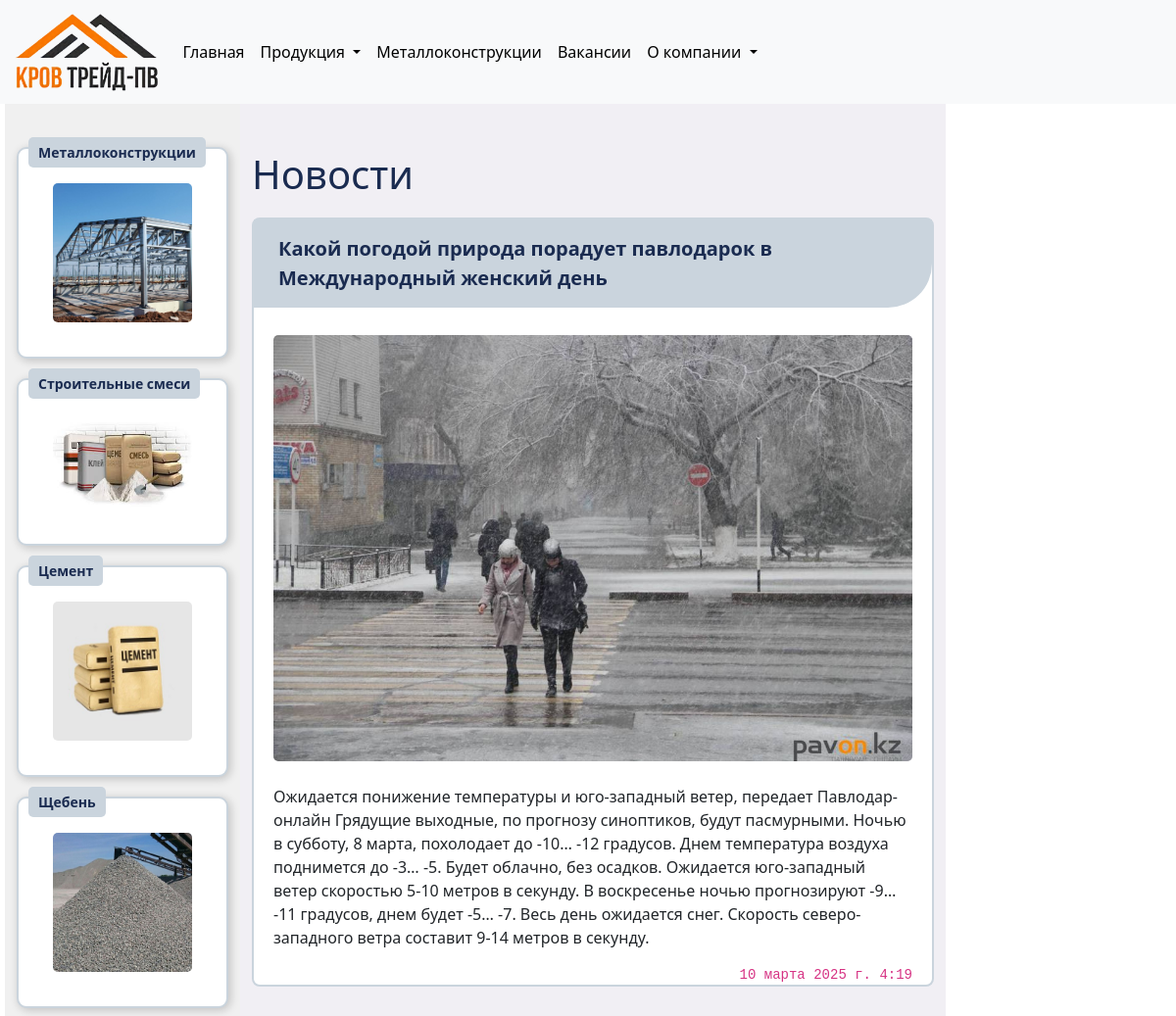
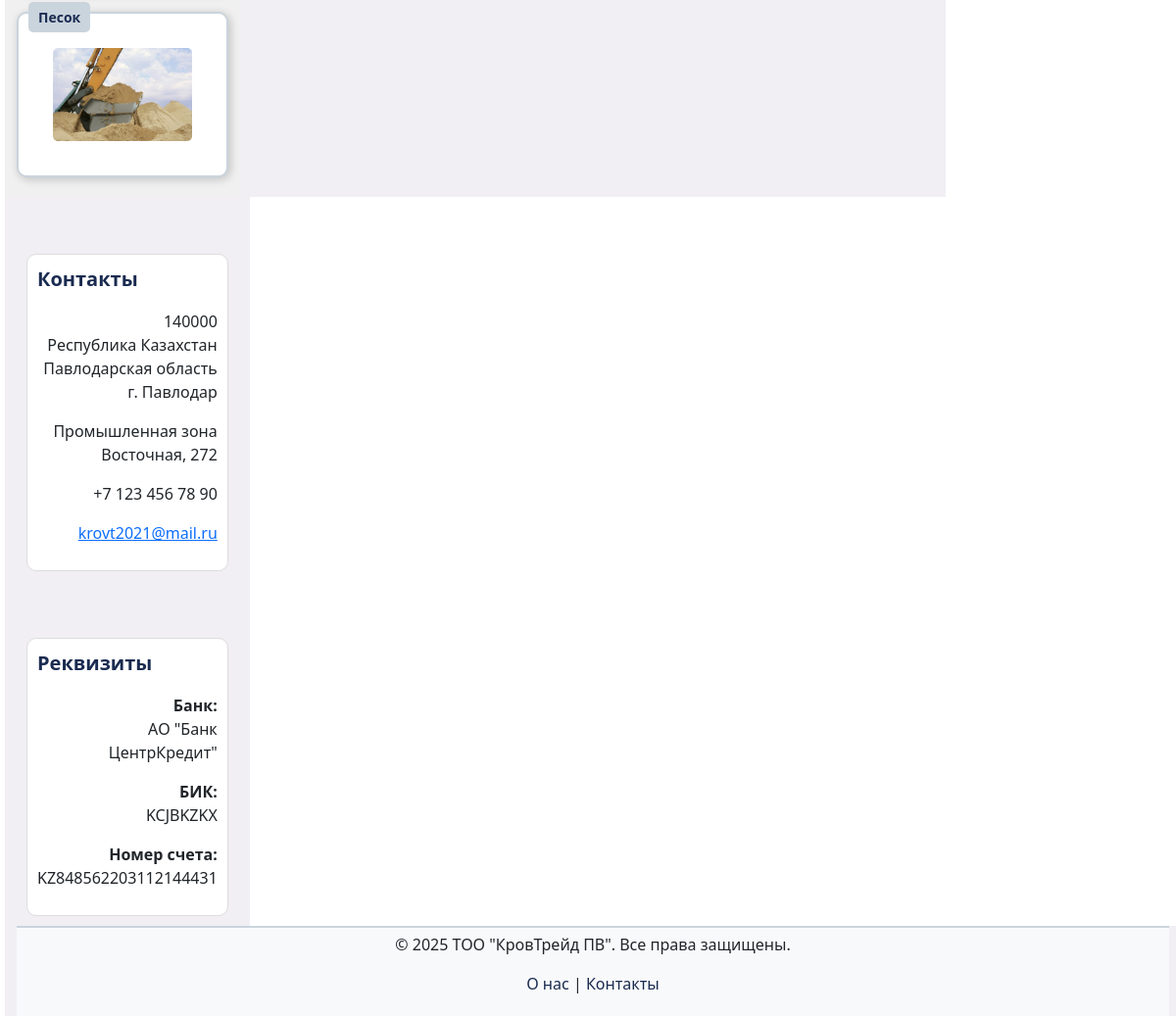
The page / on the database its author committed (2 pictures, top to bottom).
### main/models.py (models this page shows, shortened)
class News(models.Model):
    title = models.CharField(max_length=200)
    content = models.TextField()
    created_at = models.DateTimeField(auto_now_add=True)
    image = models.ImageField(upload_to='news', blank=True, null=True)
    class Meta:
        verbose_name = "Новость"
        verbose_name_plural = "Новости"

### main/views.py (the view)
# urls.py: path('', home, name='home'),
def home(request):
    news = News.objects.all()
    return render(request, "content.html", {"News": news})

### main/context_processors.py (called while the page is built)
def global_context(request):
    return {
        "Product": Product.objects.all(),
        "News": News.objects.all(),
    }

### templates/content.html
{% extends "base.html" %}
{% block content %}
<br>
<br>
<h1 style="color: #1a2b50;">Новости</h1>
{% for item in News %}
<div class="news-block">
    <div class="news-header">{{ item.title }}</div>
    <div class="news-content">
        <br>
        <br>
        {% if item.image %}
        <img src="{{ item.image.url }}" alt="{{ item.title }}"
            style="max-width: 100%; height: auto; border-radius: 5px;">
        {% endif %}
        <br>
        <br>
        <p>{{ item.content|safe }}</p>
        <code style="float: right;">{{ item.created_at }}</code>
    </div>
</div>
{% endfor %}
{% endblock %}

### templates/base.html (style rules this page uses)
.news-block { position: relative; background-color: white; border: 2px solid #cad4dd; border-radius: 8px; padding-top: 50px; min-height: 200px; max-width: 100%; margin: 20px auto; }
.news-header { position: absolute; top: 0; left: 0; background-color: #cad4dd; color: #1a2b50; font-weight: bold; font-size: 20px; padding: 15px 25px; border-bottom-right-radius: 45px; overflow: hidden; }
.news-content { padding: 20px; font-size: 16px; }

### rows shown on the page
News: title "Какой погодой природа порадует павлодарок в Международный женский день", image (picture), content "Ожидается понижение температуры и юго-западный ветер, передает Павлодар-онлайн Грядущие выходные, по прогнозу синоптиков, будут пасмурными. Ночью в субботу, 8 марта, похолодает до -10… -12 градусов. Днем температура воздуха поднимется до -3… -5. Будет облачно, без осадков. Ожидается юго-западный ветер скоростью 5-10 метров в секунду. В воскресенье ночью прогнозируют -9… -11 градусов, днем будет -5… -7. Весь день ожидается снег. Скорость северо-западного ветра составит 9-14 метров в секунду.", created_at "10 марта 2025 г. 4:19"
